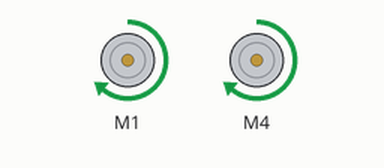
Bench run of a sketch on a simulated Arduino Uno, built with avr-gcc and run on an emulated ATmega328P. On the bench: 2 × DC motor (green arrow = forward, orange = backward, longer = faster).

Above: at 5.1 s.
At 15.1 s:
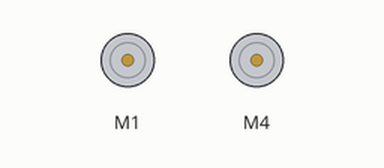
Timing chart, 0 to 16.6 s (numbered marks = the images above):
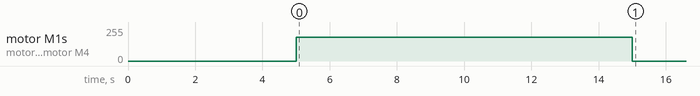

The sketch:

prueba_Motores_robotDiferencial.ino
```cpp
#include <AFMotor.h>

AF_DCMotor motorDerecho(1);
AF_DCMotor motorIzquierdo(4);

void setup() {
  // put your setup code here, to run once:
  motorDerecho.setSpeed(0);
  motorDerecho.run(RELEASE);
  motorIzquierdo.setSpeed(0);
  motorIzquierdo.run(RELEASE);
  delay(5000);

  motorDerecho.setSpeed(180);
  motorDerecho.run(FORWARD);
  motorIzquierdo.setSpeed(180);
  motorIzquierdo.run(FORWARD);
  delay(10000);

  motorDerecho.setSpeed(0);
  motorDerecho.run(RELEASE);
  motorIzquierdo.setSpeed(0);
  motorIzquierdo.run(RELEASE);

}

void loop() {
  // put your main code here, to run repeatedly:

}
```

Measured:
- by itself, motor M1, motor M4: stopped → forward 180/255 at 5.0 s, → stopped 10.0 s later
